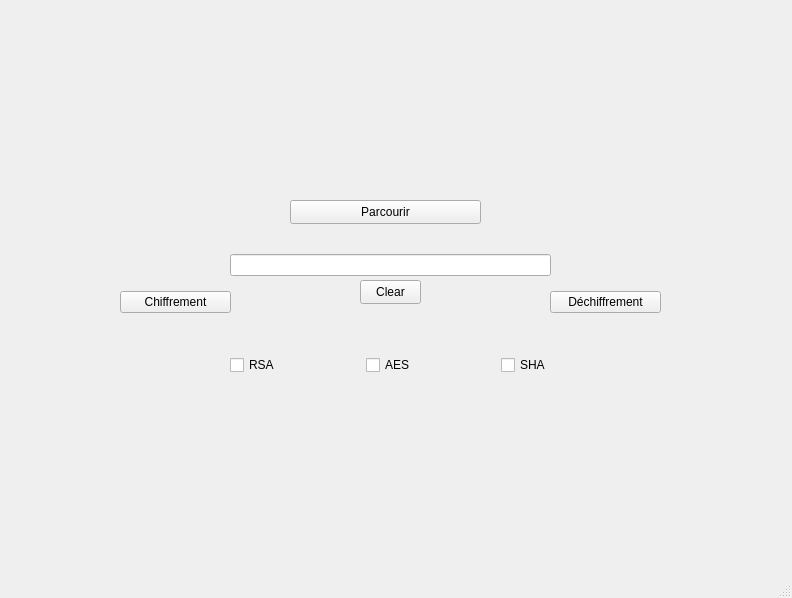
<?xml version="1.0" encoding="UTF-8"?>
<ui version="4.0">
 <class>sauvegarde</class>
 <widget class="QMainWindow" name="sauvegarde">
  <property name="geometry">
   <rect>
    <x>0</x>
    <y>0</y>
    <width>792</width>
    <height>598</height>
   </rect>
  </property>
  <property name="windowTitle">
   <string>sauvegarde</string>
  </property>
  <widget class="QWidget" name="centralwidget">
   <widget class="QWidget" name="gridLayoutWidget">
    <property name="geometry">
     <rect>
      <x>230</x>
      <y>330</y>
      <width>321</width>
      <height>71</height>
     </rect>
    </property>
    <layout class="QGridLayout" name="gridLayout">
     <item row="0" column="2">
      <widget class="QCheckBox" name="AES">
       <property name="text">
        <string>AES</string>
       </property>
      </widget>
     </item>
     <item row="0" column="1">
      <spacer name="horizontalSpacer_2">
       <property name="orientation">
        <enum>Qt::Horizontal</enum>
       </property>
       <property name="sizeHint" stdset="0">
        <size>
         <width>40</width>
         <height>20</height>
        </size>
       </property>
      </spacer>
     </item>
     <item row="0" column="3">
      <spacer name="horizontalSpacer_3">
       <property name="orientation">
        <enum>Qt::Horizontal</enum>
       </property>
       <property name="sizeHint" stdset="0">
        <size>
         <width>40</width>
         <height>20</height>
        </size>
       </property>
      </spacer>
     </item>
     <item row="0" column="0">
      <widget class="QCheckBox" name="RSA">
       <property name="text">
        <string>RSA</string>
       </property>
      </widget>
     </item>
     <item row="0" column="4">
      <widget class="QCheckBox" name="SHA">
       <property name="text">
        <string>SHA</string>
       </property>
      </widget>
     </item>
    </layout>
   </widget>
   <widget class="QWidget" name="verticalLayoutWidget">
    <property name="geometry">
     <rect>
      <x>550</x>
      <y>160</y>
      <width>111</width>
      <height>241</height>
     </rect>
    </property>
    <layout class="QVBoxLayout" name="verticalLayout">
     <item>
      <spacer name="verticalSpacer_4">
       <property name="orientation">
        <enum>Qt::Vertical</enum>
       </property>
       <property name="sizeHint" stdset="0">
        <size>
         <width>20</width>
         <height>40</height>
        </size>
       </property>
      </spacer>
     </item>
     <item>
      <spacer name="verticalSpacer_2">
       <property name="orientation">
        <enum>Qt::Vertical</enum>
       </property>
       <property name="sizeHint" stdset="0">
        <size>
         <width>20</width>
         <height>40</height>
        </size>
       </property>
      </spacer>
     </item>
     <item>
      <spacer name="verticalSpacer_3">
       <property name="orientation">
        <enum>Qt::Vertical</enum>
       </property>
       <property name="sizeHint" stdset="0">
        <size>
         <width>20</width>
         <height>40</height>
        </size>
       </property>
      </spacer>
     </item>
     <item>
      <widget class="QPushButton" name="dechiffre">
       <property name="text">
        <string>Déchiffrement</string>
       </property>
      </widget>
     </item>
     <item>
      <spacer name="verticalSpacer_6">
       <property name="orientation">
        <enum>Qt::Vertical</enum>
       </property>
       <property name="sizeHint" stdset="0">
        <size>
         <width>20</width>
         <height>40</height>
        </size>
       </property>
      </spacer>
     </item>
     <item>
      <spacer name="verticalSpacer_5">
       <property name="orientation">
        <enum>Qt::Vertical</enum>
       </property>
       <property name="sizeHint" stdset="0">
        <size>
         <width>20</width>
         <height>40</height>
        </size>
       </property>
      </spacer>
     </item>
    </layout>
   </widget>
   <widget class="QWidget" name="verticalLayoutWidget_2">
    <property name="geometry">
     <rect>
      <x>230</x>
      <y>250</y>
      <width>321</width>
      <height>31</height>
     </rect>
    </property>
    <layout class="QVBoxLayout" name="verticalLayout_2">
     <item>
      <widget class="QLineEdit" name="string">
       <property name="text">
        <string/>
       </property>
      </widget>
     </item>
    </layout>
   </widget>
   <widget class="QWidget" name="verticalLayoutWidget_3">
    <property name="geometry">
     <rect>
      <x>120</x>
      <y>160</y>
      <width>111</width>
      <height>241</height>
     </rect>
    </property>
    <layout class="QVBoxLayout" name="verticalLayout_3">
     <item>
      <spacer name="verticalSpacer_7">
       <property name="orientation">
        <enum>Qt::Vertical</enum>
       </property>
       <property name="sizeHint" stdset="0">
        <size>
         <width>20</width>
         <height>40</height>
        </size>
       </property>
      </spacer>
     </item>
     <item>
      <spacer name="verticalSpacer_8">
       <property name="orientation">
        <enum>Qt::Vertical</enum>
       </property>
       <property name="sizeHint" stdset="0">
        <size>
         <width>20</width>
         <height>40</height>
        </size>
       </property>
      </spacer>
     </item>
     <item>
      <spacer name="verticalSpacer_9">
       <property name="orientation">
        <enum>Qt::Vertical</enum>
       </property>
       <property name="sizeHint" stdset="0">
        <size>
         <width>20</width>
         <height>40</height>
        </size>
       </property>
      </spacer>
     </item>
     <item>
      <widget class="QPushButton" name="chiffre">
       <property name="text">
        <string>Chiffrement</string>
       </property>
      </widget>
     </item>
     <item>
      <spacer name="verticalSpacer_10">
       <property name="orientation">
        <enum>Qt::Vertical</enum>
       </property>
       <property name="sizeHint" stdset="0">
        <size>
         <width>20</width>
         <height>40</height>
        </size>
       </property>
      </spacer>
     </item>
     <item>
      <spacer name="verticalSpacer_11">
       <property name="orientation">
        <enum>Qt::Vertical</enum>
       </property>
       <property name="sizeHint" stdset="0">
        <size>
         <width>20</width>
         <height>40</height>
        </size>
       </property>
      </spacer>
     </item>
    </layout>
   </widget>
   <widget class="QPushButton" name="parcourir">
    <property name="geometry">
     <rect>
      <x>290</x>
      <y>200</y>
      <width>191</width>
      <height>24</height>
     </rect>
    </property>
    <property name="text">
     <string>Parcourir</string>
    </property>
   </widget>
   <widget class="QPushButton" name="clear">
    <property name="geometry">
     <rect>
      <x>360</x>
      <y>280</y>
      <width>61</width>
      <height>24</height>
     </rect>
    </property>
    <property name="text">
     <string>Clear</string>
    </property>
   </widget>
  </widget>
  <widget class="QMenuBar" name="menubar">
   <property name="geometry">
    <rect>
     <x>0</x>
     <y>0</y>
     <width>792</width>
     <height>21</height>
    </rect>
   </property>
  </widget>
  <widget class="QStatusBar" name="statusbar"/>
 </widget>
 <resources/>
 <connections/>
</ui>
